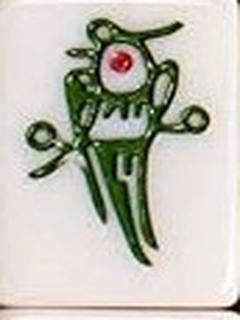
#> input picture server/data/real-tiles-2026-09-20/test/1b/502.jpg, 240 x 320 px
$ python -i extract_real_tile_crops.py   (imports and definitions only)
#> lines starting #> are read from the running program, lines starting #| are printed output that depends on the picture; after the words box and inside, x2 and y2 are one past the last pixel; in counts of white or black regions, pixels touching at a corner belong together
#> further down, picture is the input picture: shape (320, 240, 3); mean B, G, R 181.4, 192.1, 193.6
#!/usr/bin/env python3
"""
extract_real_tile_crops.py — from user-supplied full-hand photos, extract
individual tile crops and save them to a structured dataset for fine-tuning.

Input: image_path + ground_truth_tiles (JSON list, ordered left-to-right)
Output: tiles/<class>/<image_stem>_<idx>.png  for each tile

This produces labelled real-photo tiles in the same format as
desertraider/mahjong_souls_tiles so fine-tune pipeline works directly.
"""

import argparse
import json
import sys
from pathlib import Path
import cv2
import numpy as np


RIICHI_TO_LABEL_MAP = {
    **{f'{n}m': f'{n}n' for n in range(1, 10)},
    **{f'{n}p': f'{n}p' for n in range(1, 10)},
    **{f'{n}s': f'{n}b' for n in range(1, 10)},
    'ew': 'ew', 'sw': 'sw', 'ww': 'ww', 'nw': 'nw',
    'wd': 'wd', 'gd': 'gd', 'rd': 'rd',
}


def detect_tile_boxes(image_bgr):
    """Detect + split bboxes, returning list of (x, y, w, h)."""
    h, w = image_bgr.shape[:2]
#> h = 320; w = 240
    gray = cv2.cvtColor(image_bgr, cv2.COLOR_BGR2GRAY)
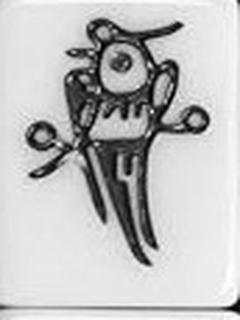
#> gray: shape (320, 240); min 1, max 255, mean 191.4
    blur = cv2.GaussianBlur(gray, (3, 3), 0)
    edges = cv2.Canny(blur, 30, 100)
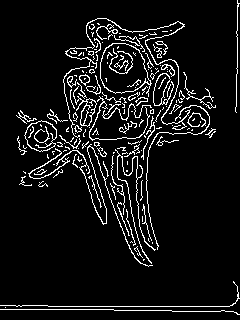
#> edges: shape (320, 240); 7.7% white in thin lines or dots
    edges = cv2.dilate(edges, np.ones((3, 3), np.uint8), iterations=1)
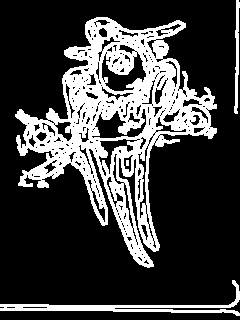
#> edges: shape (320, 240); 24.9% white; 4 white regions (1 under 20 px)
    contours, _ = cv2.findContours(edges, cv2.RETR_TREE, cv2.CHAIN_APPROX_SIMPLE)
#> contours = 336 contours, 265 with area under 20; largest, box (x1, y1, x2, y2) and area: (15, 17, 217, 268) 21835, (0, 280, 240, 316) 1198, (101, 51, 147, 92) 856, (91, 108, 147, 139) 752, (98, 138, 138, 175) 431

    raw = []
    for c in contours:
        area = cv2.contourArea(c)
        if area < 300 or area > h * w * 0.6:
            continue
        x, y, bw, bh = cv2.boundingRect(c)
        if bw < 32 or bh < 32:
            continue
        aspect = bw / float(bh) if bh else 0
        if not (0.4 < aspect < 2.5):
            continue
        raw.append((x, y, bw, bh))
#> this loop made 336 passes
#> area on passes 2, 22, 24: 48, 24, 58.5
#> after the loop, raw = [(15, 17, 202, 251), (98, 138, 40, 37), (101, 51, 46, 41)]

    raw.sort(key=lambda b: -b[2] * b[3])
    kept = []
    for b in raw:
        bx, by, bw, bh = b
        is_dup = False
        for kx, ky, kw, kh in kept:
            ix1 = max(bx, kx); iy1 = max(by, ky)
            ix2 = min(bx + bw, kx + kw); iy2 = min(by + bh, ky + kh)
            if ix2 > ix1 and iy2 > iy1:
                inter = (ix2 - ix1) * (iy2 - iy1)
                smaller_area = min(bw * bh, kw * kh)
                if inter / smaller_area > 0.5:
                    is_dup = True
                    break
        if not is_dup:
            kept.append(b)
#> this loop made 3 passes
#> after the loop, kept = [(15, 17, 202, 251)]

    split = []
    for (x, y, bw, bh) in kept:
        if bw > 50 and bw > bh * 0.95:
            est_tile_w = max(30, int(bh * 0.85))
            n = max(2, round(bw / est_tile_w))
            actual_w = bw // n
            for i in range(n):
                split.append((x + i * actual_w, y, actual_w, bh))
        else:
            split.append((x, y, bw, bh))
#> this loop made 1 pass
#> after the loop, split = [(15, 17, 202, 251)]

    row_height = max(50, h // 6)
#> row_height = 53
    return sorted(split, key=lambda b: (b[1] // row_height, b[0]))


# [69 lines left out: functions map_label, main, not called in this run]


# [2 lines not run here, left out]

>>> import cv2
>>> picture = cv2.imread('../data/real-tiles-2026-09-20/test/1b/502.jpg')
>>> result = detect_tile_boxes(picture)
#> result = [(15, 17, 202, 251)]
